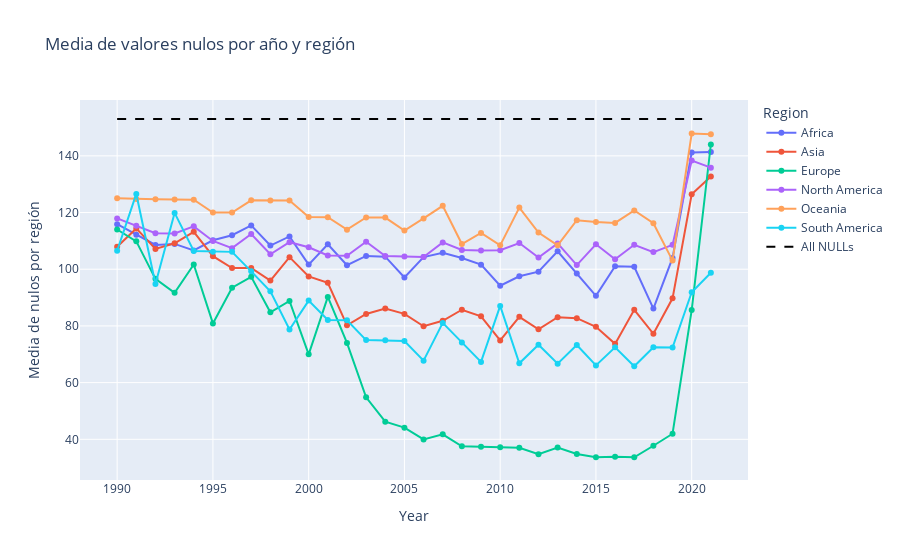

Source (notebook cell):
### Code cell
# Crear gráfico de líneas
fig = px.line(df_figure, x='Year', y='Nulls/Entity', color='Region', markers=True, title='Media de valores nulos por año y región')
fig.update_layout(yaxis_title='Media de nulos por región')

# Añadir linea indicando el máximo de valores nulos
fig.add_trace(go.Scatter(x=[df['Year'].min(), df['Year'].max()], y=[153, 153],
                         mode='lines',
                         line=dict(color='black', dash='dash'),
                         name='All NULLs',
                         showlegend=True  # Mostrar en la leyenda
                         ))

# Mostrar grafico
fig.show()

### Figure 1 — Plotly figure (JSON) as saved in the notebook; plotly's stock layout.template omitted (floating-point values rounded to 4 significant figures)
{"data": [{"hovertemplate": "Region=Africa<br>Year=%{x}<br>Nulls/Entity=%{y}<extra></extra>", "legendgroup": "Africa", "line": {"color": "#636efa", "dash": "solid"}, "marker": {"symbol": "circle"}, "mode": "lines+markers", "name": "Africa", "orientation": "v", "showlegend": true, "type": "scatter", "x": [1990, 1991, 1992, 1993, 1994, 1995, 1996, 1997, 1998, 1999, 2000, 2001, 2002, 2003, 2004, 2005, 2006, 2007, 2008, 2009, 2010, 2011, 2012, 2013, 2014, 2015, 2016, 2017, 2018, 2019, 2020, 2021], "xaxis": "x", "y": [115.9, 112.2, 108.6, 108.9, 106.6, 110.2, 112.0, 115.5, 108.4, 111.6, 101.6, 108.8, 101.4, 104.7, 104.4, 97.07, 104.3, 105.8, 103.9, 101.6, 94.2, 97.53, 99.15, 106.3, 98.53, 90.61, 101.1, 100.8, 86.1, 104, 141.2, 141.3], "yaxis": "y"}, {"hovertemplate": "Region=Asia<br>Year=%{x}<br>Nulls/Entity=%{y}<extra></extra>", "legendgroup": "Asia", "line": {"color": "#EF553B", "dash": "solid"}, "marker": {"symbol": "circle"}, "mode": "lines+markers", "name": "Asia", "orientation": "v", "showlegend": true, "type": "scatter", "x": [1990, 1991, 1992, 1993, 1994, 1995, 1996, 1997, 1998, 1999, 2000, 2001, 2002, 2003, 2004, 2005, 2006, 2007, 2008, 2009, 2010, 2011, 2012, 2013, 2014, 2015, 2016, 2017, 2018, 2019, 2020, 2021], "xaxis": "x", "y": [108.0, 114.4, 107.2, 109.2, 113.2, 104.6, 100.4, 100.4, 96, 104.3, 97.45, 95.2, 80.22, 84.22, 86.16, 84.24, 79.88, 81.82, 85.71, 83.37, 74.86, 83.2, 78.78, 83.06, 82.75, 79.71, 73.67, 85.69, 77.22, 89.73, 126.4, 132.7], "yaxis": "y"}, {"hovertemplate": "Region=Europe<br>Year=%{x}<br>Nulls/Entity=%{y}<extra></extra>", "legendgroup": "Europe", "line": {"color": "#00cc96", "dash": "solid"}, "marker": {"symbol": "circle"}, "mode": "lines+markers", "name": "Europe", "orientation": "v", "showlegend": true, "type": "scatter", "x": [1990, 1991, 1992, 1993, 1994, 1995, 1996, 1997, 1998, 1999, 2000, 2001, 2002, 2003, 2004, 2005, 2006, 2007, 2008, 2009, 2010, 2011, 2012, 2013, 2014, 2015, 2016, 2017, 2018, 2019, 2020, 2021], "xaxis": "x", "y": [114.0, 109.8, 96.61, 91.71, 101.7, 80.88, 93.47, 97.33, 84.8, 88.82, 69.98, 90.24, 73.98, 54.8, 46.22, 44.12, 39.96, 41.75, 37.55, 37.37, 37.18, 37, 34.71, 37.1, 34.84, 33.67, 33.8, 33.67, 37.73, 41.96, 85.59, 144], "yaxis": "y"}, {"hovertemplate": "Region=North America<br>Year=%{x}<br>Nulls/Entity=%{y}<extra></extra>", "legendgroup": "North America", "line": {"color": "#ab63fa", "dash": "solid"}, "marker": {"symbol": "circle"}, "mode": "lines+markers", "name": "North America", "orientation": "v", "showlegend": true, "type": "scatter", "x": [1990, 1991, 1992, 1993, 1994, 1995, 1996, 1997, 1998, 1999, 2000, 2001, 2002, 2003, 2004, 2005, 2006, 2007, 2008, 2009, 2010, 2011, 2012, 2013, 2014, 2015, 2016, 2017, 2018, 2019, 2020, 2021], "xaxis": "x", "y": [117.9, 115.3, 112.7, 112.6, 115.1, 110.0, 107.4, 112.4, 105.3, 109.5, 107.7, 104.9, 104.7, 109.7, 104.6, 104.5, 104.3, 109.5, 106.8, 106.6, 106.7, 109.2, 104.1, 109.1, 101.5, 108.8, 103.5, 108.6, 106.0, 108.6, 138.4, 135.8], "yaxis": "y"}, {"hovertemplate": "Region=Oceania<br>Year=%{x}<br>Nulls/Entity=%{y}<extra></extra>", "legendgroup": "Oceania", "line": {"color": "#FFA15A", "dash": "solid"}, "marker": {"symbol": "circle"}, "mode": "lines+markers", "name": "Oceania", "orientation": "v", "showlegend": true, "type": "scatter", "x": [1990, 1991, 1992, 1993, 1994, 1995, 1996, 1997, 1998, 1999, 2000, 2001, 2002, 2003, 2004, 2005, 2006, 2007, 2008, 2009, 2010, 2011, 2012, 2013, 2014, 2015, 2016, 2017, 2018, 2019, 2020, 2021], "xaxis": "x", "y": [125, 124.8, 124.7, 124.6, 124.5, 120, 120, 124.3, 124.2, 124.2, 118.5, 118.4, 114.0, 118.3, 118.2, 113.6, 117.9, 122.4, 108.9, 112.8, 108.4, 121.8, 112.9, 108.4, 117.3, 116.6, 116.3, 120.8, 116.2, 103.0, 147.9, 147.6], "yaxis": "y"}, {"hovertemplate": "Region=South America<br>Year=%{x}<br>Nulls/Entity=%{y}<extra></extra>", "legendgroup": "South America", "line": {"color": "#19d3f3", "dash": "solid"}, "marker": {"symbol": "circle"}, "mode": "lines+markers", "name": "South America", "orientation": "v", "showlegend": true, "type": "scatter", "x": [1990, 1991, 1992, 1993, 1994, 1995, 1996, 1997, 1998, 1999, 2000, 2001, 2002, 2003, 2004, 2005, 2006, 2007, 2008, 2009, 2010, 2011, 2012, 2013, 2014, 2015, 2016, 2017, 2018, 2019, 2020, 2021], "xaxis": "x", "y": [106.5, 126.6, 94.81, 119.9, 106.4, 106.2, 106.1, 99.25, 92.19, 78.75, 88.94, 82.06, 82, 75, 74.94, 74.69, 67.75, 81.06, 74.19, 67.31, 87.06, 66.81, 73.38, 66.69, 73.25, 66.06, 72.44, 65.75, 72.44, 72.38, 91.88, 98.75], "yaxis": "y"}, {"line": {"color": "black", "dash": "dash"}, "mode": "lines", "name": "All NULLs", "showlegend": true, "type": "scatter", "x": [1990, 2021], "y": [153, 153]}], "layout": {"legend": {"title": {"text": "Region"}, "tracegroupgap": 0}, "title": {"text": "Media de valores nulos por año y región"}, "xaxis": {"anchor": "y", "domain": [0, 1], "title": {"text": "Year"}}, "yaxis": {"anchor": "x", "domain": [0, 1], "title": {"text": "Media de nulos por región"}}}}
